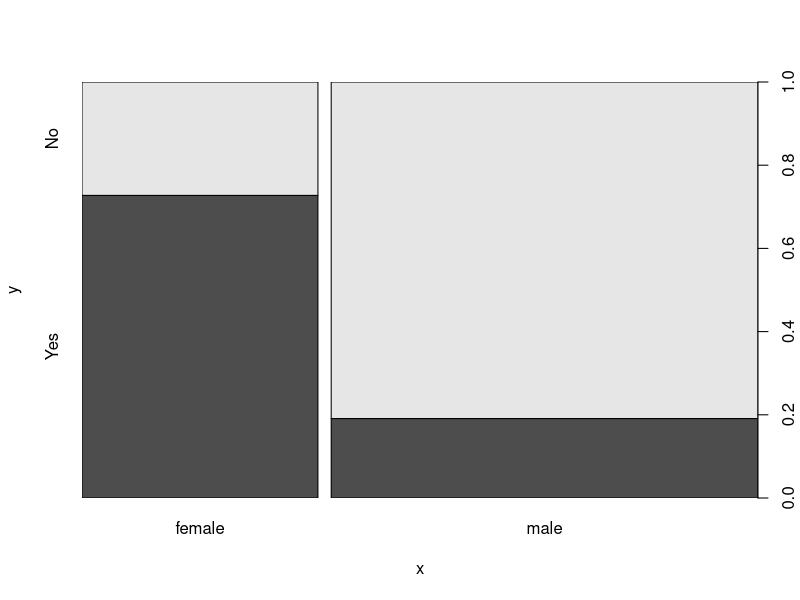

Generate this figure with R:
titanic <- read.csv("data/titanic.csv")

table(titanic$survived)
prop.table(table(titanic$survived))

table(titanic$sex, titanic$survived)
prop.table(table(titanic$sex, titanic$survived), 2)

## pasar variables char a factor
titanic$sex <- factor(titanic$sex)
titanic$survived <- factor(titanic$survived)

plot(titanic$sex, titanic$survived)

tab <- table(titanic$survived, titanic$sex)
chisq.test(tab)